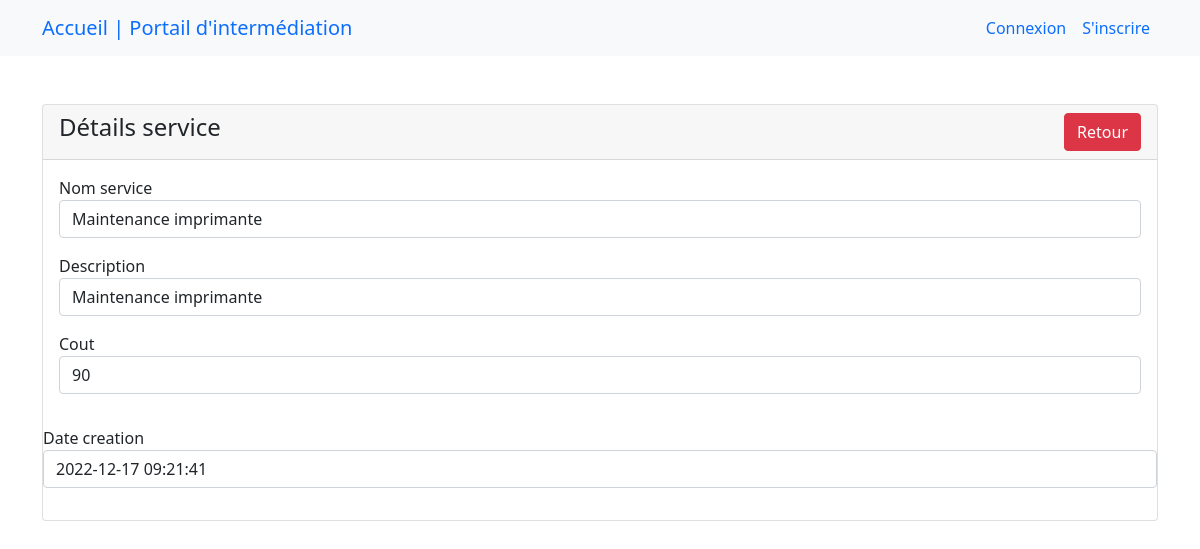
The app's page /app/infoservice.php?id=1 (signed in) with its own data.
### tables this page shows
CREATE TABLE `service` (
  `IdService` int(10) NOT NULL,
  `nomService` varchar(50) NOT NULL,
  `descriptionService` text NOT NULL,
  `cout` float NOT NULL,
  `dcreationService` timestamp NOT NULL DEFAULT current_timestamp()
);

### app/infoservice.php (the view, shortened to what this page needs)
<?php
include('dbcon.php');
include('header.php');
include('navbar.php');
?>
    <div class="container mt-5">
        <div class="row">
            <div class="col-md-12">
                <div class="card">
                    <div class="card-header">
                        <h4>Détails service
                            <a href="espacefournisseur.php" class="btn btn-danger float-end">Retour</a>
                        </h4>
                    </div>
                    <div class="card-body">
                    <?php
                   if(isset($_GET['id']))
                   {
                    $id_service = mysqli_real_escape_string($con, $_GET['id']);
                    $query = "SELECT * FROM service WHERE IdService ='$id_service'";
                    $query_run = mysqli_query($con, $query);
                    if (mysqli_num_rows($query_run) >0)
                    {
                        $service = mysqli_fetch_array($query_run);
                    ?>
                            <div class="mb-3">
                                <label>Nom service</label>
                                <p class="form-control"> <?=$service['nomService'];?> </p>
                            </div>
                            <div class="mb-3">
                                <label>Description</label>
                                <p class="form-control"> <?=$service['descriptionService'];?> </p>
                            </div>
                            <div class="mb-3">
                                <label>Cout</label>
                                <p class="form-control"> <?=$service['cout'];?> </p>
                            </div>
                            </div>
                            <div class="mb-3">
                                <label>Date creation</label>
                                <p class="form-control"> <?=$service['dcreationService'];?> </p>
                            </div>
                    <?php
                    }
                    else{
                        echo " <h4> ID introuvable</h4>";
                    }
                   }
                   ?>
                    </div>
                </div>
            </div>
        </div>
</body>
</html>

### records on screen
service: nomService "Maintenance imprimante", descriptionService "Maintenance imprimante", cout "90", dcreationService "2022-12-17 09:21:41"
